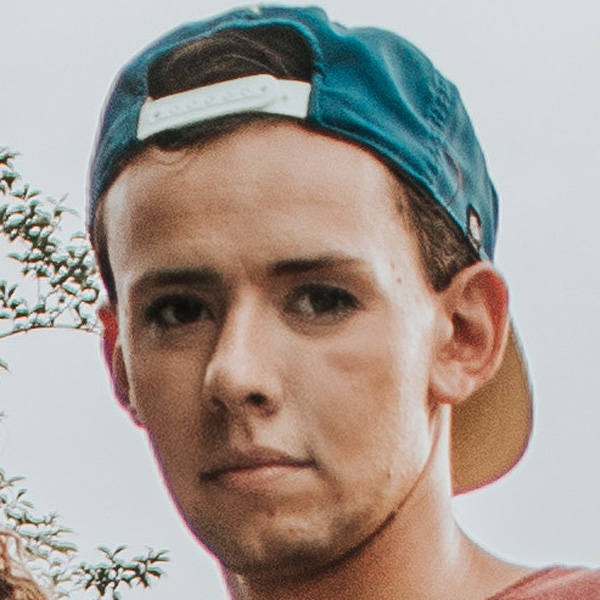
#> input picture face-image/mid_451_1111.jpg, 600 x 600 px; its folder holds 4 pictures in this run
$ python main.py
#> lines starting #> are read from the running program, lines starting #| are printed output that depends on the picture

from PIL import Image
import os


LOCATION = os.getcwd()
FACE_LOCATION = str(LOCATION + "/face-image/")
ALL_DATA_SET = set()

NEW_IMG = Image.new("RGB", (500,500), "white")
#> NEW_IMG: PIL image 500x500 RGB; every value is 255
NEW_IMG_PIXEL = NEW_IMG.load()
IMAGE_LEN = 0

def Process(image):
#> called with image = 'mid_451_1111.jpg'
    global FACE_LOCATION
    global ALL_DATA_SET
    global LOCATION
    global IMAGE_LEN

    img_open = Image.open(str(FACE_LOCATION + image))
#> img_open is the input picture: PIL image 600x600 RGB; mean R, G, B 166, 155.4, 148.1
    resized_image = img_open.resize((500, 500))
    pixel = resized_image.load()
    width, height = resized_image.size
#> width = 500; height = 500

    for x in range(width):
        for y in range(height):
            pixel_color = pixel[x, y]
            ALL_DATA_SET.add((x, y, pixel_color))
#> after the loop, ALL_DATA_SET = 250000 items

for face_image in os.listdir(FACE_LOCATION):
    Process(face_image)
    print("!len: " + str(IMAGE_LEN))
    IMAGE_LEN += 1


print("!Continue")
for set in ALL_DATA_SET:
    NEW_IMG.putpixel(
        (set[0], set[1]),
        (set[2][0], set[2][1], set[2][2]),
    )
#> this loop made 999988 passes
#> set on passes 1 to 3: (60, 56, (254, 254, 254)), (428, 492, (178, 188, 198)), (436, 215, (183, 186, 183))
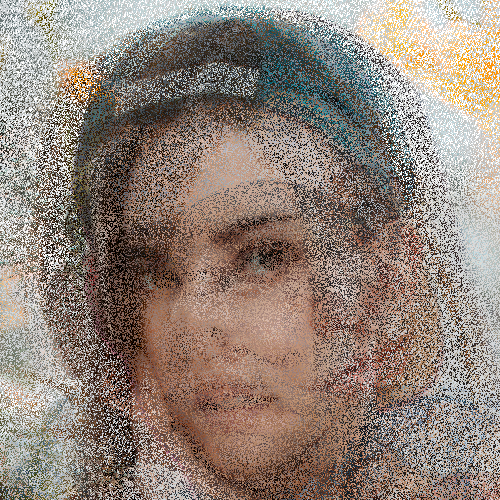
#> NEW_IMG: PIL image 500x500 RGB; mean R, G, B 145.4, 131.3, 121.7

print("!SUCCESFULY")
NEW_IMG.show()
